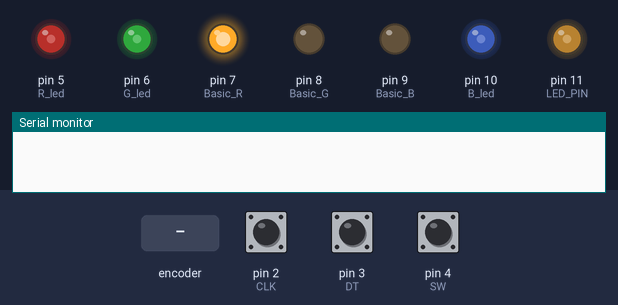
Simulated run of this sketch. Board: Arduino Uno, built with avr-gcc and run on an emulated ATmega328P. Parts: output pins drawn as LEDs (lit = HIGH), the last lines printed to the serial monitor. Inputs (shaded band) come from the test bench; at power-on: pin 4 (SW) HIGH, pin 2 (CLK) HIGH, pin 3 (DT) HIGH.

Above: at 1.2 s.
1.3 s: pin 4 (SW) pulled LOW for 0.15 s
At 1.6 s:
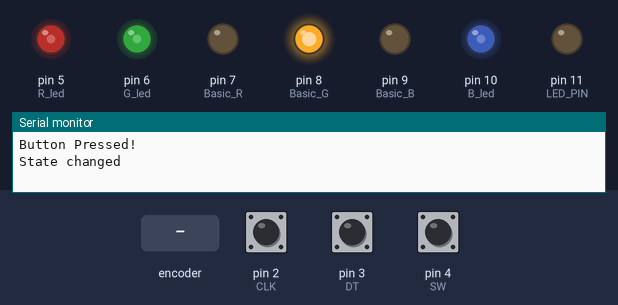
2.9 s: rotary encoder on pin 2 (CLK) / pin 3 (DT) turned 2 steps (second pin leading)
At 4.4 s:
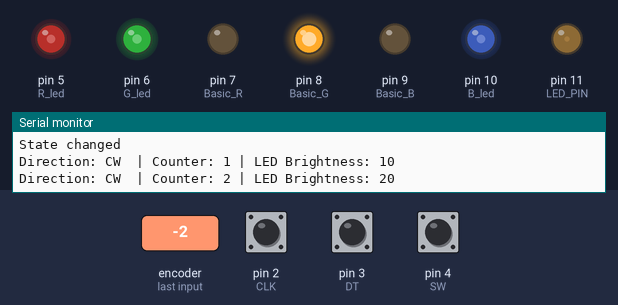
4.8 s: pin 4 (SW) pulled LOW for 1 s
At 5.5 s:
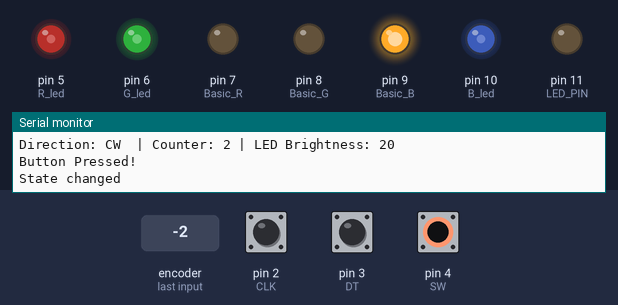
7.3 s: rotary encoder on pin 2 (CLK) / pin 3 (DT) turned 2 steps (second pin leading)
At 7.9 s:
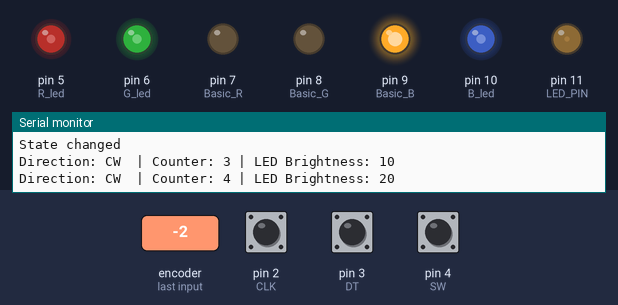
9.2 s: pin 4 (SW) pulled LOW for 0.15 s
At 10.0 s:
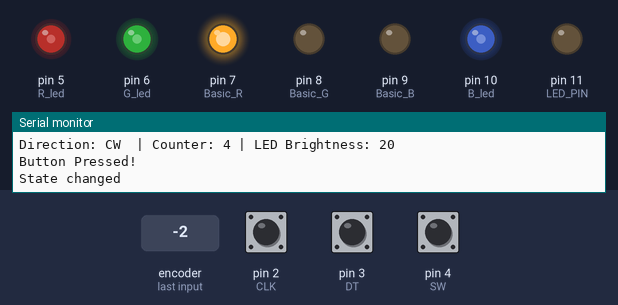
10.8 s: rotary encoder on pin 2 (CLK) / pin 3 (DT) turned 2 steps (second pin leading)
At 11.7 s:
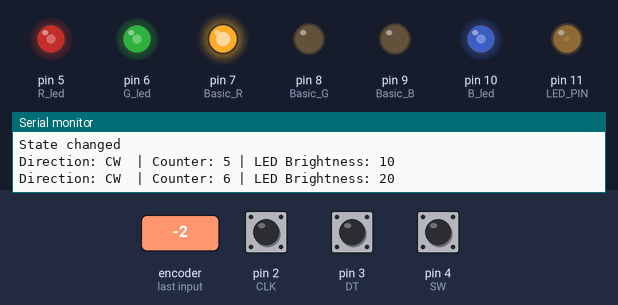
Timing chart, 0 to 13.7 s (numbered marks = the images above; inputs shaded):
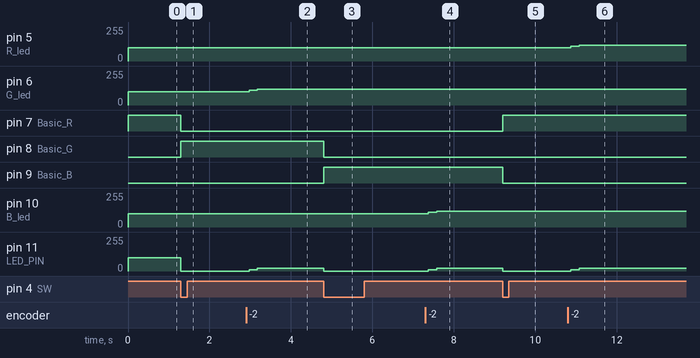

Measured:
- after the input at 1.3 s, pin 7 (Basic_R): HIGH → LOW at once; pin 8 (Basic_G): LOW → HIGH at once; pin 11 (LED_PIN): 100/255 → 0/255 at once
- after the input at 2.9 s, pin 6 (G_led): 100/255 → 110/255 after 0.08 s, → 120/255 0.20 s later; pin 11 (LED_PIN): 0/255 → 10/255 after 0.08 s, → 20/255 0.20 s later
- after the input at 4.8 s, pin 8 (Basic_G): HIGH → LOW at once; pin 9 (Basic_B): LOW → HIGH at once; pin 11 (LED_PIN): 20/255 → 0/255 at once
- after the input at 7.3 s, pin 10 (B_led): 100/255 → 110/255 after 0.08 s, → 120/255 0.20 s later; pin 11 (LED_PIN): 0/255 → 10/255 after 0.08 s, → 20/255 0.20 s later
- after the input at 9.2 s, pin 7 (Basic_R): LOW → HIGH at once; pin 9 (Basic_B): HIGH → LOW at once; pin 11 (LED_PIN): 20/255 → 0/255 at once
- after the input at 10.8 s, pin 5 (R_led): 100/255 → 110/255 after 0.08 s, → 120/255 0.20 s later; pin 11 (LED_PIN): 0/255 → 10/255 after 0.08 s, → 20/255 0.20 s later

The sketch:

sketch_potBright_LED.ino
```cpp
//LED inputs
//LED is connected to pin 11 and ground
// be sure to put a resistor in series with the LED!
#define LED_PIN 11 //Basic LED
#define Basic_R 7 //State showing Red LED
#define Basic_G 8 //State showing Red LED
#define Basic_B 9 //State showing Red LED

// Rotary Encoder Inputs
// Roatery encoder is connected with
// + = 5V
// GND = GND
// CLK = pin 2
// DT = pin ~3
// SW = pin 4
#define CLK 2
#define DT 3
#define SW 4
#define R_led 5
#define G_led 6
#define B_led 10

// can also define these as constant integers

//more with roatery encoder
int counter = 0; // will increment each time the knob is rotated one detent (click)
int currentStateCLK; //we need these to store the state of the CLK output
int lastStateCLK;    //and they are used to calculate amount of rotation
String currentDir =""; // used to output to serial monitor (click magnifying glass icon in top right of this IDE)
unsigned long lastButtonPress = 0; // used to debounce a switch

// this is the starting brightness of the LED, it can be any value in between 0 and 255
int LED_brightness = 100;
int LED_control = 0;
uint8_t LED_R = 100; //Type only allows 0-255
uint8_t LED_G = 100;
uint8_t LED_B = 100;

void setup() {
  // put your setup code here, to run once:

  pinMode(LED_PIN, OUTPUT); // set led pin to be an output pin

  //RGB led setup
  pinMode(R_led, OUTPUT);
  pinMode(G_led, OUTPUT);
  pinMode(B_led, OUTPUT);
  //State LEDsetups
  pinMode(Basic_R, OUTPUT);
  pinMode(Basic_G, OUTPUT);
  pinMode(Basic_B, OUTPUT);
  // Set encoder pins as inputs
	pinMode(CLK,INPUT);
	pinMode(DT,INPUT);
	pinMode(SW, INPUT_PULLUP);

  // Setup Serial Monitor
	Serial.begin(9600); //9600 is a standard value for data   transfer

  // Read the initial state of CLK
	lastStateCLK = digitalRead(CLK);

  //LED takes value from 0 to 255
  //set LED to the default brightness value
  analogWrite(LED_PIN, LED_brightness);
  analogWrite(R_led, LED_R);
  analogWrite(G_led, LED_G);
  analogWrite(B_led, LED_B);

  //Sets the state showing LEDs, they are only digital
  digitalWrite(Basic_R, 1);
  digitalWrite(Basic_G, 0);
  digitalWrite(Basic_B, 0);

}

void loop() {
  // put your main code here, to run repeatedly:

  //roatery encoder
  // Read the current state of CLK
	currentStateCLK = digitalRead(CLK);

  //we use an if statement so that the arduino only changes its output if we give it an input

  // If last and current state of CLK are different, then pulse occurred
  // React to only 1 state change to avoid double count
  if (currentStateCLK != lastStateCLK && currentStateCLK == 1){

    //If the DT state is different than the CLK state then the econder is rotating counter-clockwise so decrement
    if (digitalRead(DT) != currentStateCLK) {
      counter--;
      //make sure brightness is a valid value
      if(LED_brightness > 10){
        LED_brightness = LED_brightness-10;
      }
      currentDir = "CCW";
      //RGB
      if(LED_control == 0){
        if(LED_R > 0){
          LED_R = LED_R-10;
        }
        else{
          LED_R = 0;
        }
      }
      else if(LED_control == 1){
        if(LED_G > 0){
          LED_G = LED_G-10;
        }
        else{
          LED_G = 0;
        }

      }
      else{
        if(LED_B > 0){
          LED_B = LED_B-10;
        }
        else{
          LED_B = 0;
        }
      }
    }
    else{
      //Encoder is rotating CW so increment
      counter++;
      //make sure brightness is a valid value
      if(LED_brightness < 245){
        LED_brightness = LED_brightness+10;
      }
      currentDir = "CW ";

      //RGB
      if(LED_control == 0){
        if(LED_R < 250){
          LED_R = LED_R+10;
        }
        else{
          LED_R = 250;
        }
      }
      else if(LED_control == 1){
        if(LED_G < 250){
          LED_G = LED_G+10;
        }
        else{
          LED_G = 250;
        }

      }
      else{
        if(LED_B < 250){
          LED_B = LED_B+10;
        }
        else{
          LED_B = 250;
        }
      }
    }

    //set the LED to the new brightness of the LED
    analogWrite(LED_PIN, LED_brightness);
    analogWrite(R_led, LED_R);
    analogWrite(G_led, LED_G);
    analogWrite(B_led, LED_B);

    //Print to serial monitor
    Serial.print("Direction: ");
		Serial.print(currentDir);
		Serial.print(" | Counter: ");
		Serial.print(counter);
    Serial.print(" | LED Brightness: ");
    Serial.println(LED_brightness);
  }

  //save the current CLK state
  lastStateCLK = currentStateCLK;

  //check the button
  //read button state
  int btnState = digitalRead(SW);

  //If we detect a LOW signal, the button is pressed
  if (btnState == LOW){
    //if 50ms have passed since last low pulse(button pressed), it means that the button has been pressed, released and pressed again
    //millis() returns the number of milliseconds passwed since the Arduino began running the program. This will overflow to 0 after 50 days
    if(millis() - lastButtonPress > 50){
      Serial.println("Button Pressed!");
      //set brightness to 0
      LED_brightness = 0;
      analogWrite(LED_PIN, LED_brightness);
      //Swich state of RGB control
      if(LED_control < 2){
        LED_control = LED_control + 1;
      }
      else{
        LED_control = 0;
      }
      Serial.println("State changed");


      //Show state of system on control LEDs
      if(LED_control == 0){
        digitalWrite(Basic_R, 1);
        digitalWrite(Basic_G, 0);
        digitalWrite(Basic_B, 0);
      }
      else if(LED_control == 1){
        digitalWrite(Basic_R, 0);
        digitalWrite(Basic_G, 1);
        digitalWrite(Basic_B, 0);
      }
      else{
        digitalWrite(Basic_R, 0);
        digitalWrite(Basic_G, 0);
        digitalWrite(Basic_B, 1);
      }
    }

    //Save last button press event
    lastButtonPress = millis();
  }


  //put in slight delay to debounce the reading
  delay(1);

}
```
